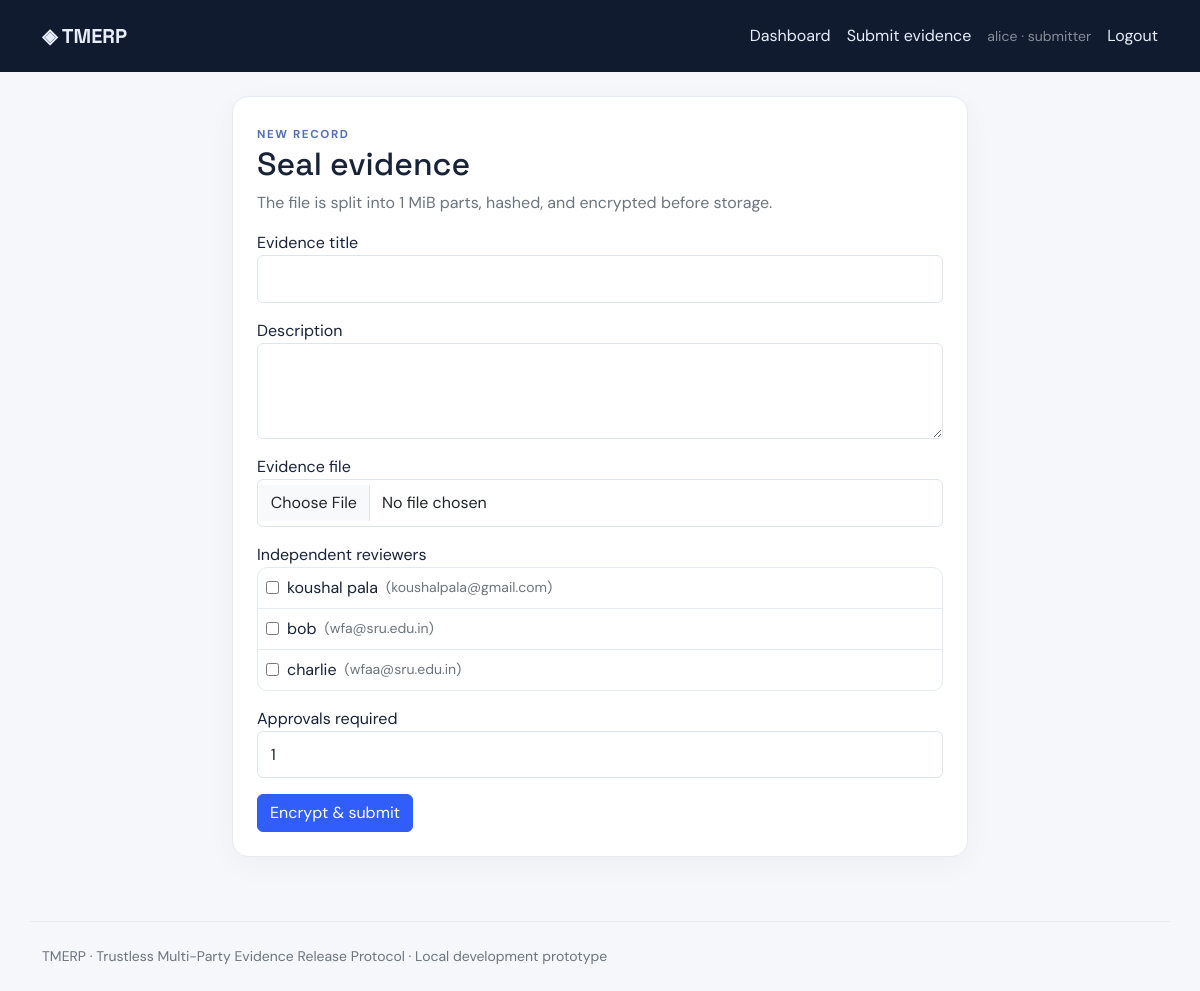
Page /evidence/new (signed in) on the committed database.
### app.py (models this page shows, shortened)
class User(UserMixin, db.Model):
    id = db.Column(db.Integer, primary_key=True)
    name = db.Column(db.String(100), nullable=False)
    email = db.Column(db.String(160), unique=True, nullable=False)
    password_hash = db.Column(db.String(255), nullable=False)
    role = db.Column(db.String(20), nullable=False, default="submitter")
    active = db.Column(db.Boolean, default=True)

### app.py (the view, shortened to what this page needs)
@app.route("/evidence/new", methods=["GET", "POST"])
@login_required
def new_evidence():
    reviewers = User.query.filter(User.role == "reviewer", User.active.is_(True)).all()
    return render_template("upload.html", reviewers=reviewers)

### app.py (called while the page is built)
@login_manager.user_loader
def load_user(user_id): return db.session.get(User, int(user_id))

### templates/upload.html
{% extends "base.html" %}{% block content %}<div class="row justify-content-center"><div class="col-lg-8"><div class="panel p-4"><span class="eyebrow">NEW RECORD</span><h2>Seal evidence</h2><p class="text-secondary">The file is split into 1 MiB parts, hashed, and encrypted before storage.</p><form method="post" enctype="multipart/form-data"><label>Evidence title</label><input class="form-control mb-3" name="title" required maxlength="180"><label>Description</label><textarea class="form-control mb-3" name="description" rows="3"></textarea><label>Evidence file</label><input class="form-control mb-3" type="file" name="file" required><label>Independent reviewers</label><div class="reviewer-list mb-3">{% for u in reviewers %}<label class="d-flex gap-2 align-items-center p-2"><input type="checkbox" name="reviewers" value="{{ u.id }}"> {{ u.name }} <span class="text-secondary small">({{ u.email }})</span></label>{% else %}<p class="text-danger">No reviewers have been assigned yet. Ask an admin to promote users to reviewer.</p>{% endfor %}</div><label>Approvals required</label><input class="form-control mb-3" type="number" name="threshold" min="1" value="1" required><button class="btn btn-primary" {% if not reviewers %}disabled{% endif %}>Encrypt & submit</button></form></div></div></div>{% endblock %}

### templates/base.html (shortened to what this page needs)
<!doctype html>
<html lang="en"><head><meta charset="utf-8"><meta name="viewport" content="width=device-width,initial-scale=1">
<title>{% block title %}TMERP{% endblock %}</title><link href="https://cdn.jsdelivr.net/npm/bootstrap@5.3.3/dist/css/bootstrap.min.css" rel="stylesheet"><link href="{{ url_for('static', filename='style.css') }}" rel="stylesheet"></head>
<body><nav class="navbar navbar-expand-lg navbar-dark"><div class="container"><a class="navbar-brand fw-bold" href="{{ url_for('index') }}">◈ TMERP</a><div class="d-flex gap-3 align-items-center">{% if current_user.is_authenticated %}<a href="{{ url_for('dashboard') }}">Dashboard</a><a href="{{ url_for('new_evidence') }}">Submit evidence</a>{% if current_user.role == 'admin' %}<a href="{{ url_for('admin_users') }}">Users</a><a href="{{ url_for('admin_disputes') }}">Disputes</a>{% endif %}<span class="small text-white-50">{{ current_user.name }} · {{ current_user.role }}</span><a href="{{ url_for('logout') }}">Logout</a>{% else %}<a href="{{ url_for('login') }}">Login</a><a href="{{ url_for('register') }}">Register</a>{% endif %}</div></div></nav>
<main class="container py-4">{% block content %}{% endblock %}</main>
<footer class="container py-4 text-secondary small">TMERP · Trustless Multi-Party Evidence Release Protocol · Local development prototype</footer></body></html>

### static/style.css (style rules this page uses)
:root { --ink:#182338;--muted:#69778c;--line:#e6ebf2;--blue:#315efb }
body { background:#f5f7fb;color:var(--ink);font-family:'DM Sans',sans-serif }
h1,h2,h3,h4,h5,.navbar-brand { font-family:'Space Grotesk',sans-serif }
a { color:var(--blue);text-decoration:none }
.navbar { background:#101b30;padding:16px 0 }
.navbar a { color:#e8edfa }
.eyebrow { font-size:.72rem;font-weight:700;letter-spacing:.14em;color:#5470b8 }
.panel,.stat { background:#fff;border:1px solid var(--line);border-radius:16px;box-shadow:0 8px 30px rgba(22,39,70,.035) }
.form-control,.form-select { border-color:#dfe5ee;padding:.68rem .8rem }
.btn-primary { background:var(--blue);border-color:var(--blue) }
.reviewer-list { border:1px solid var(--line);border-radius:10px }
.reviewer-list label { border-bottom:1px solid var(--line) }
.reviewer-list label:last-child { border:0 }
footer { border-top:1px solid var(--line);margin-top:40px }

### rows in the picture
User: name "alice", role "submitter"
User: name "koushal pala", email "koushalpala@gmail.com"
User: name "bob", email "wfa@sru.edu.in"
User: name "charlie", email "wfaa@sru.edu.in"
